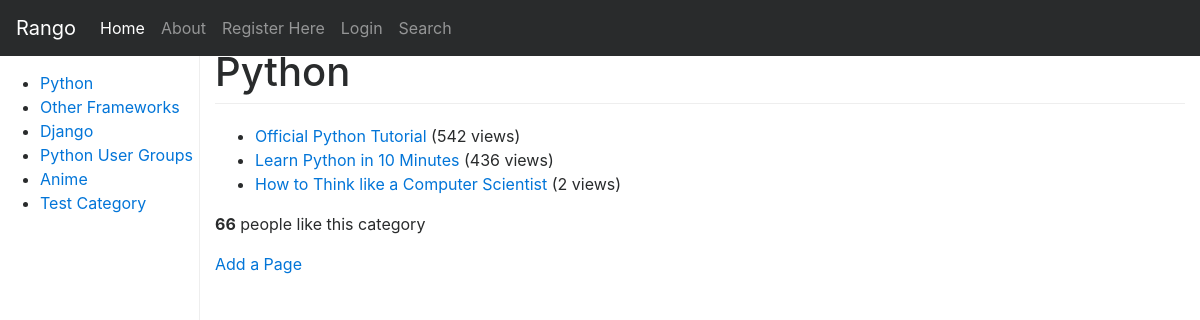
The app's page /rango/category/python/, older data.
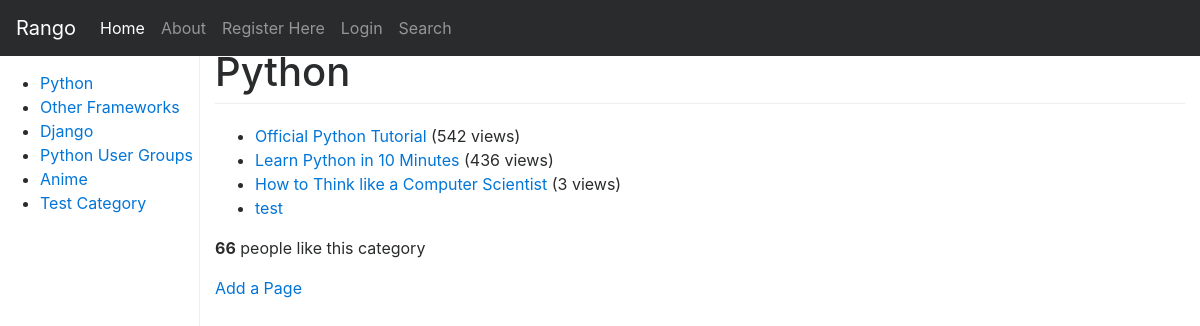
The same page, newer data.
### rango/models.py (models this page shows, shortened)
class Category(models.Model):
    name = models.CharField(max_length=128, unique=True)
    views = models.IntegerField(default=0)
    likes = models.IntegerField(default=0)
    slug = models.SlugField(unique = True)
    class Meta:
        verbose_name_plural = "categories"

class Page(models.Model):
    category = models.ForeignKey(Category)
    title = models.CharField(max_length=128)
    url = models.URLField()
    views = models.IntegerField(default=0)

### rango/views.py (the view)
# urls.py: url(r'^category/(?P<category_name_slug>[\w\-]+)/$',views.show_category, name='show_category'),
def show_category(request,category_name_slug):
    context_dict = {}
    try:
        category = Category.objects.get(slug=category_name_slug)
        pages = Page.objects.filter(category=category).order_by('-views')
        context_dict['pages'] = pages
        context_dict['category'] = category
    except Category.DoesNotExist:
        context_dict['category'] = None
        context_dict['page'] = None
    return render(request,'rango/category.html', context_dict)

### rango/templatetags/rango_template_tags.py (called while the page is built)
@register.inclusion_tag('rango/cats.html')
def get_category_list():
    return {'cats': Category.objects.all()}

### templates/rango/category.html (shortened to what this page needs)
{% extends 'rango/base.html' %}
{% load staticfiles %}
{% block body_block %}
{% if category %}
<h1>{{ category.name }}</h1>
{% if pages %}
<ul>
  {% for page in pages %}
  <li>
  <a href="{% url 'goto' %}?page_id={{page.id}}">{{ page.title }}</a>
  {% if page.views > 1 %}
  ({{ page.views }} views)
  {% elif page.views == 1 %}
  ({{ page.views }} view)
  {% endif %}
  </li>
  {% endfor %}
</ul>
<p>
<strong id="like_count">{{ category.likes }}</strong> people like this category
</p>
{% else %}
<strong>No pages currently in category.</strong>
{% endif %}
<a href="{% url 'add_page' category.slug %}">Add a Page</a>
{% else %}
The specified category does not exist!
{% endif %}
{% endblock %}

### templates/rango/base.html (shortened to what this page needs)
<!DOCTYPE html>
<html lang="en">
{% load staticfiles %}
{% load rango_template_tags %}
  <head>
    <link href="{% static "css/bootstrap.min.css" %}" rel="stylesheet">
    <link href="{% static "css/dashboard.css" %}" rel="stylesheet">
  </head>
  <body>
    <nav class="navbar navbar-toggleable-md navbar-inverse fixed-top bg-inverse">
      <a class="navbar-brand" href="{% url 'index' %}">Rango</a>
      <div class="collapse navbar-collapse" id="navbar">
        <ul class="navbar-nav mr-auto">
          <li class="nav-item active">
            <a class="nav-link" href="{% url 'index' %}">Home</a>
          </li>
          <li class="nav-item">
            <a class="nav-link" href="{% url 'about' %}">About</a>
          </li>
        {% if user.is_authenticated %}
            <li class="nav-item">
              <a class="nav-link" href="{% url 'add_category' %}">Add a New Category</a>
            </li>
            <li class="nav-item">
              <a class="nav-link" href="{% url 'logout' %}?next=/rango/">Logout</a>
            </li>
        {% else %}
            <li class="nav-item">
              <a class="nav-link" href="{% url 'register' %}">Register Here</a>
            </li>
            <li class="nav-item">
              <a class="nav-link" href="{% url 'login' %}">Login</a>
            </li>
        {% endif %}
             <li class="nav-item">
              <a class="nav-link" href="{% url 'search' %}">Search</a>
            </li>
        </ul>
      </div>
    </nav>
    <div class="container-fluid">
      <div class="row">
        <div class="col-sm-3 col-md-2 sidebar">
        	<div id="cats">
            {% block sidebar_block %}
              {% get_category_list %}
            {% endblock %}
        	</div>
        </div>
        <div class="col-sm-9 offset-sm-3 col-md-10 offset-md-2 main">
         {% block body_block %}{% endblock %}
        </div>
      </div>
    </div>
  </body>
</html>

### templates/rango/cats.html
<ul>
{% if cats %}
{% for c in cats %}
<li><a href="{% url 'show_category' c.slug %}">{{ c.name }}</a></li>
{% endfor %}
{% else %}
<li> <strong>There are no category present.</strong></li>
{% endif %}
</ul>

### static/css/dashboard.css (style rules this page uses)
body { padding-top: 50px; }
h1 { margin-bottom: 20px; padding-bottom: 9px; border-bottom: 1px solid #eee; }
.sidebar { position: fixed; top: 51px; bottom: 0; left: 0; z-index: 1000; padding: 20px; overflow-x: hidden; overflow-y: auto; border-right: 1px solid #eee; }
.sidebar { padding-left: 0; padding-right: 0; }

Row changes from the older to the newer data that the page shows:
changed Page "How to Think like a Computer Scientist": views "2" → "3"
added Page: title "test"
